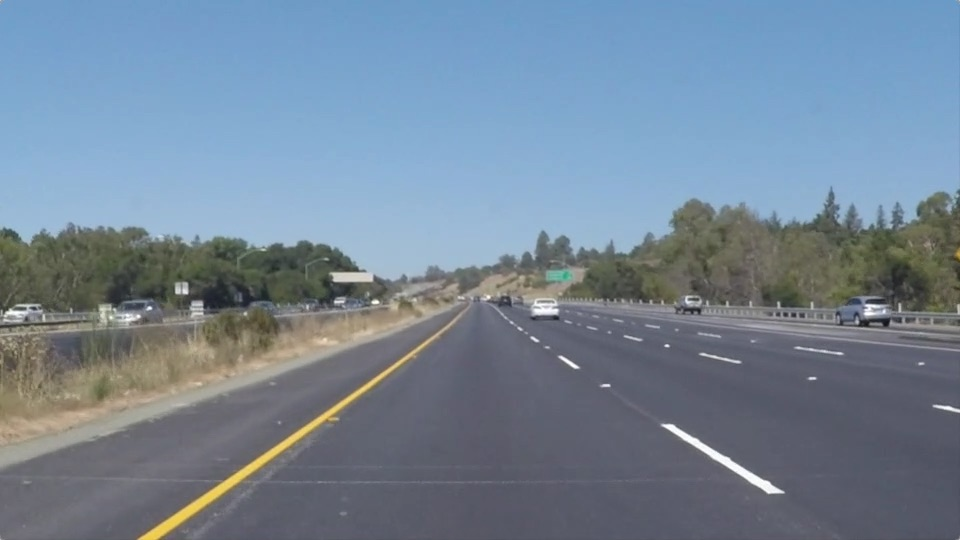
#> input picture test_images/solidYellowLeft.jpg, 960 x 540 px
$ jupyter execute --allow-errors P1.ipynb   (shell and % lines are left out)
#> lines starting #> are read from the running program, lines starting #| are printed output that depends on the picture; after the words box and inside, x2 and y2 are one past the last pixel; in counts of white or black regions, pixels touching at a corner belong together
# Self-Driving Car Engineer Nanodegree

## Project: **Finding Lane Lines on the Road**
***
In this project, you will use the tools you learned about in the lesson to identify lane lines on the road.  You can develop your pipeline on a series of individual images, and later apply the result to a video stream (really just a series of images). Check out the video clip "raw-lines-example.mp4" (also contained in this repository) to see what the output should look like after using the helper functions below.

Once you have a result that looks roughly like "raw-lines-example.mp4", you'll need to get creative and try to average and/or extrapolate the line segments you've detected to map out the full extent of the lane lines.  You can see an example of the result you're going for in the video "P1_example.mp4".  Ultimately, you would like to draw just one line for the left side of the lane, and one for the right.

In addition to implementing code, there is a brief writeup to complete. The writeup should be completed in a separate file, which can be either a markdown file or a pdf document. There is a [write up template](https://github.com/udacity/CarND-LaneLines-P1/blob/master/writeup_template.md) that can be used to guide the writing process. Completing both the code in the Ipython notebook and the writeup template will cover all of the [rubric points](https://review.udacity.com/#!/rubrics/322/view) for this project.

---
Let's have a look at our first image called 'test_images/solidWhiteRight.jpg'.  Run the 2 cells below (hit Shift-Enter or the "play" button above) to display the image.

**Note: If, at any point, you encounter frozen display windows or other confounding issues, you can always start again with a clean slate by going to the "Kernel" menu above and selecting "Restart & Clear Output".**

---

**The tools you have are color selection, region of interest selection, grayscaling, Gaussian smoothing, Canny Edge Detection and Hough Tranform line detection.  You  are also free to explore and try other techniques that were not presented in the lesson.  Your goal is piece together a pipeline to detect the line segments in the image, then average/extrapolate them and draw them onto the image for display (as below).  Once you have a working pipeline, try it out on the video stream below.**

---

<figure>

 <figcaption>
 <p></p>
 <p style="text-align: center;"> Your output should look something like this (above) after detecting line segments using the helper functions below </p>
 </figcaption>
</figure>
 <p></p>
<figure>

 <figcaption>
 <p></p>
 <p style="text-align: center;"> Your goal is to connect/average/extrapolate line segments to get output like this</p>
 </figcaption>
</figure>

**Run the cell below to import some packages.  If you get an `import error` for a package you've already installed, try changing your kernel (select the Kernel menu above --> Change Kernel).  Still have problems?  Try relaunching Jupyter Notebook from the terminal prompt.  Also, consult the forums for more troubleshooting tips.**

## Import Packages

[cell 1]
#importing some useful packages
import matplotlib.pyplot as plt
import matplotlib.image as mpimg
import numpy as np
import cv2

## Read in an Image

[cell 2]
#reading in an image
#image = mpimg.imread('test_images/solidWhiteRight.jpg')

#printing out some stats and plotting
#print('This image is:', type(image), 'with dimensions:', image.shape)
#plt.imshow(image)  # if you wanted to show a single color channel image called 'gray', for example, call as plt.imshow(gray, cmap='gray')

## Ideas for Lane Detection Pipeline

**Some OpenCV functions (beyond those introduced in the lesson) that might be useful for this project are:**

`cv2.inRange()` for color selection
`cv2.fillPoly()` for regions selection
`cv2.line()` to draw lines on an image given endpoints
`cv2.addWeighted()` to coadd / overlay two images
`cv2.cvtColor()` to grayscale or change color
`cv2.imwrite()` to output images to file
`cv2.bitwise_and()` to apply a mask to an image

**Check out the OpenCV documentation to learn about these and discover even more awesome functionality!**

## Helper Functions

Below are some helper functions to help get you started. They should look familiar from the lesson!

[cell 3]
import math

#All nuclear white
def mask_white(img):
    # Grab the x and y size and make a copy of the image
    ysize = img.shape[0]
    xsize = img.shape[1]
    color_select = np.copy(img)

    # Define color selection criteria
    ###### MODIFY THESE VARIABLES TO MAKE YOUR COLOR SELECTION
    red_threshold = 220
    green_threshold = 220
    blue_threshold = 220
    ######

    rgb_threshold = [red_threshold, green_threshold, blue_threshold]

    # Do a boolean or with the "|" character to identify
    # pixels below the thresholds
    thresholds = (img[:,:,0] < rgb_threshold[0]) \
                | (img[:,:,1] < rgb_threshold[1]) \
                | (img[:,:,2] < rgb_threshold[2])
    color_select[thresholds] = [0,0,0]
    return color_select

def mask_yellow_hsv(img):

    # Convert BGR to HSV
    hsv = cv2.cvtColor(img, cv2.COLOR_BGR2HSV)
    # define range of blue color in HSV
    lower = np.array([20,100,100])
    upper = np.array([100,255,255])
    # Threshold the HSV image to get only blue colors
    mask = cv2.inRange(hsv, lower, upper)
    res = cv2.bitwise_and(img,img, mask= mask)

    return cv2.cvtColor(res, cv2.COLOR_HSV2BGR)

# [7 lines left out: function mask_yellow, not called in this run]

def color_filter(img):
    color_filter = cv2.addWeighted(mask_white(img),1,mask_yellow_hsv(img),1,0)
    return cv2.cvtColor(color_filter, cv2.COLOR_BGR2GRAY)


# [18 lines left out: functions grayscale, hsv2bgr, not called in this run]
    # Or use BGR2GRAY if you read an image with cv2.imread()
    # return cv2.cvtColor(img, cv2.COLOR_BGR2GRAY)

def canny(img, low_threshold, high_threshold):
    """Applies the Canny transform"""
    return cv2.Canny(img, low_threshold, high_threshold)

def gaussian_blur(img, kernel_size):
    """Applies a Gaussian Noise kernel"""
    return cv2.GaussianBlur(img, (kernel_size, kernel_size), 0)

def region_of_interest(img, vertices):
    """
    Applies an image mask.

    Only keeps the region of the image defined by the polygon
    formed from `vertices`. The rest of the image is set to black.
    """
    #defining a blank mask to start with
    mask = np.zeros_like(img)

    #defining a 3 channel or 1 channel color to fill the mask with depending on the input image
    if len(img.shape) > 2:
        channel_count = img.shape[2]  # i.e. 3 or 4 depending on your image
        ignore_mask_color = (255,) * channel_count
    else:
        ignore_mask_color = 255

    #filling pixels inside the polygon defined by "vertices" with the fill color
    cv2.fillPoly(mask, vertices, ignore_mask_color)

    #returning the image only where mask pixels are nonzero
    masked_image = cv2.bitwise_and(img, mask)
    return masked_image


# [31 lines left out: functions draw_lines, hough_lines_original, not called in this run]

def hough_lines(img, rho, theta, threshold, min_line_len, max_line_gap):
    """
    `img` should be the output of a Canny transform.

    Returns an image with hough lines drawn.
    """
    lines = cv2.HoughLinesP(img, rho, theta, threshold, np.array([]), minLineLength=min_line_len, maxLineGap=max_line_gap)
    puntos_positivos = np.empty([0,2],dtype=float)
    puntos_negativos = np.empty([0,2],dtype=float)
    for line in lines:
        for x1,y1,x2,y2 in line:
            #Check for real finite points, not NaN, not inf
            if (np.isfinite(line).all()):
                pendiente = ((y2-y1)/(x2-x1))
                if (pendiente > 0.05):
                    puntos_positivos = np.concatenate((puntos_positivos,np.array([[x1,y1],[x2,y2]])))
                if(pendiente < -0.05):
                    puntos_negativos = np.concatenate((puntos_negativos,np.array([[x1,y1],[x2,y2]])))

    line_img = np.zeros((img.shape[0], img.shape[1], 3), dtype=np.uint8)
    altura_lineas = 290
    vx,vy,cx,cy = cv2.fitLine(puntos_positivos, cv2.DIST_FAIR, 0, 0.01, 0.01)
    if (np.isfinite([vx,vy,cx,cy]).all()):
        cv2.line(line_img, (int((img.shape[0]-cy)*(vx/vy)+cx), int(img.shape[0])), (int((altura_lineas-cy)*(vx/vy)+cx), altura_lineas), (255, 0, 0),thickness=5)
    #cv2.line(line_img, (int(cx-vx*w), int(cy-vy*w)), (int(cx+vx*w), int(cy+vy*w)), (255, 0, 0),thickness=5)
    #print (vx)
    #left_points = np.array([[vx,vy],[cx,cy]])
    vx,vy,cx,cy = cv2.fitLine(puntos_negativos, cv2.DIST_FAIR, 0, 0.01, 0.01)
    if (np.isfinite([vx,vy,cx,cy]).all()):
        cv2.line(line_img, (int((img.shape[0]-cy)*(vx/vy)+cx), int(img.shape[0])), (int((altura_lineas-cy)*(vx/vy)+cx), altura_lineas), (0, 0, 255),thickness=5)
    #right_points = np.array([[vx,vy],[cx,cy]])
    return line_img

# Python 3 has support for cool math symbols.

# [13 lines left out: function weighted_img, not called in this run]

## Test Images

Build your pipeline to work on the images in the directory "test_images"
**You should make sure your pipeline works well on these images before you try the videos.**

[cell 4]
import os
os.listdir("test_images/")

## Build a Lane Finding Pipeline

Build the pipeline and run your solution on all test_images. Make copies into the `test_images_output` directory, and you can use the images in your writeup report.

Try tuning the various parameters, especially the low and high Canny thresholds as well as the Hough lines parameters.

[cell 5]
# TODO: Build your pipeline that will draw lane lines on the test_images
# then save them to the test_images directory.

#image = mpimg.imread('./test_images/solidYellowLeft.jpg')

def load_image(image_path):
    image = mpimg.imread(image_path)
    return image

def save_image(img, img_path):
    mpimg.imsave(img_path, img)
    print('Image saved: ', img_path)
    return

def find_lanes_pipeline(image):
    imshape = image.shape
    color_filtered = color_filter(image)

    # Define a kernel size and apply Gaussian smoothing
    blur_gray_image = gaussian_blur(color_filtered,9)
    # Define our parameters for Canny and apply
    edges = canny(blur_gray_image,40,60)
    # Next we'll create a masked edges image using cv2.fillPoly()
    vertices = np.array([[(0,imshape[0]),(470, 300), (505, 300), (imshape[1],imshape[0])]], dtype=np.int32)
    masked_image = region_of_interest(edges,vertices)
    # Run Hough on edge detected image
    lane_lines = hough_lines(masked_image,2,np.pi/180,1,100,125)
    # Draw the lines on the edge image
    lines_over_original = cv2.addWeighted(lane_lines, 0.8, image, 1, 0)
    #plt.imshow(lines_over_original)


    return lines_over_original

def plot_image_demo(img):
    plt.imshow(img)
    i = 0
    while os.path.exists("./demo_images/demo%s.jpg" % i):
        i += 1
    save_image(img, "./demo_images/demo%s.jpg" % i)
    plt.show()

    return img
def find_lanes_demo(img):
    imshape = img.shape
    plot_image_demo(mask_white(img))
    plot_image_demo(mask_yellow_hsv(img))
    pipeline =  plot_image_demo(cv2.addWeighted(mask_white(img),1,mask_yellow_hsv(img),1,0))
    pipeline = plot_image_demo(gaussian_blur(pipeline,9))
    pipeline = plot_image_demo(canny(pipeline,40,60))
    vertices = np.array([[(0,imshape[0]),(470, 300), (505, 300), (imshape[1],imshape[0])]], dtype=np.int32)
    pipeline = region_of_interest(pipeline,vertices)
    pipeline = plot_image_demo(hough_lines(pipeline,2,np.pi/180,1,50,150))
    pipeline = plot_image_demo(cv2.addWeighted(pipeline, 0.8, img, 1, 0))


img = mpimg.imread('test_images/solidYellowLeft.jpg')
#> img is the input picture: shape (540, 960, 3); mean R, G, B 116.5, 133.6, 150.8
find_lanes_demo(img)
#> in mask_white, `thresholds = (img[:,:,0] < rgb_threshold[0]) \ | (img[:,:,1] < rgb_thr..`:
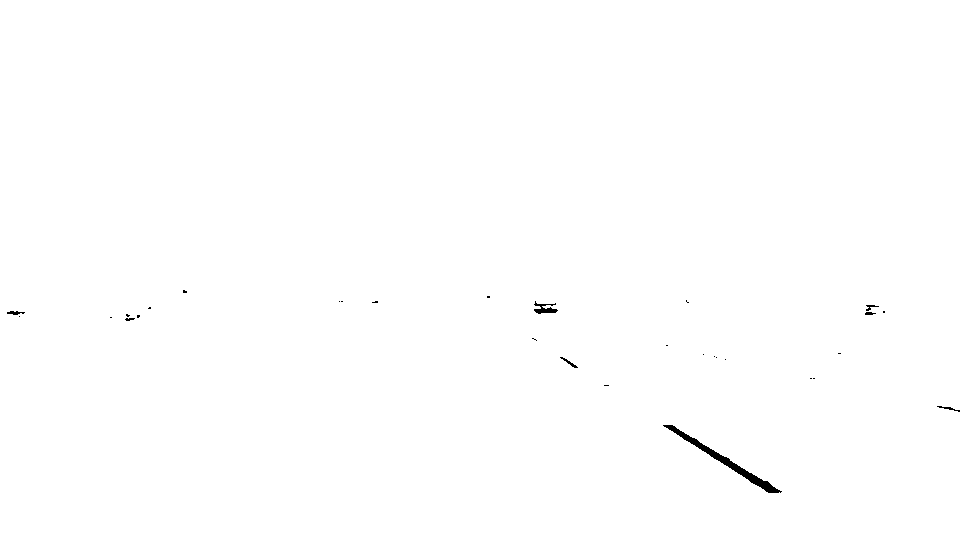
#> thresholds: shape (540, 960) bool; 99.8% white; 30 black regions (22 under 20 px), largest, box (x1, y1, x2, y2) and area: (663, 425, 782, 493) 836, (534, 301, 558, 314) 146, (560, 357, 578, 368) 46
#> in save_image (call 5), `mpimg.imsave(img_path, img)`:
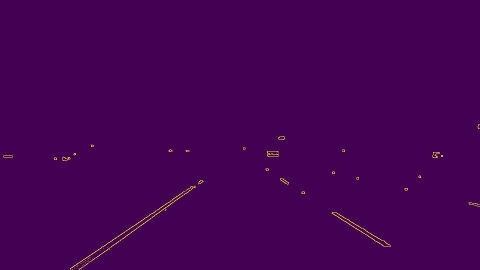
#> saved as demo5.jpg: shape (540, 960, 3) (shown at 1/2 size); mean R, G, B 68.7, 0.9, 82.9
#> in region_of_interest, `cv2.fillPoly(mask, vertices, ignore_mask_color)`:
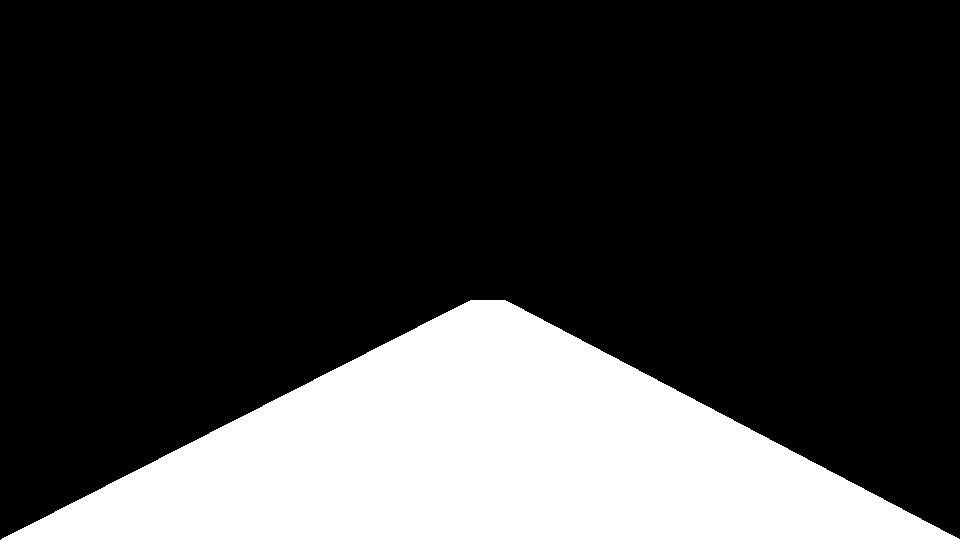
#> mask: shape (540, 960); 23.1% white; 1 white region, box (x1, y1, x2, y2) and area: (1, 300, 960, 540) 119623
#> in region_of_interest, `masked_image = cv2.bitwise_and(img, mask)`:
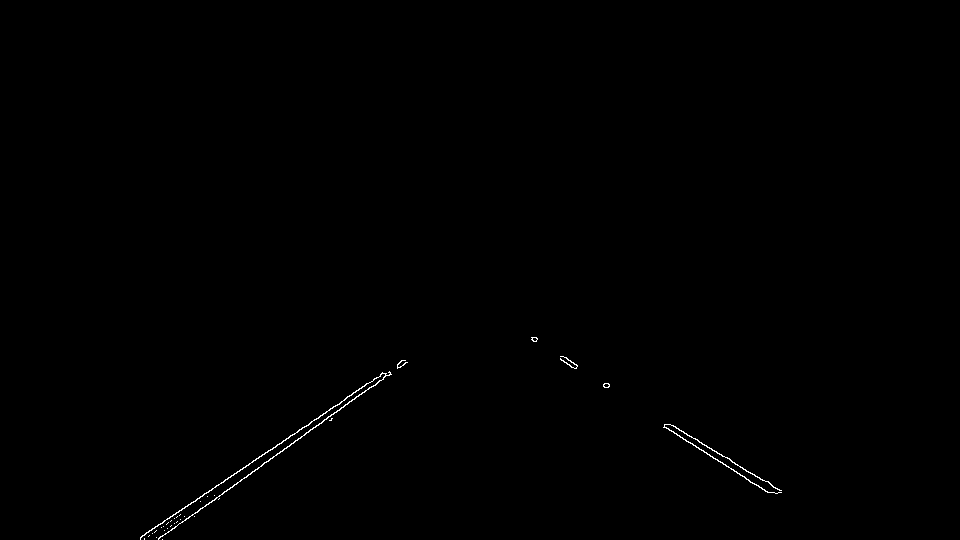
#> masked_image: shape (540, 960); 0.25% white in thin lines or dots, all inside (x1, y1, x2, y2) = (140, 337, 782, 540)
#> in hough_lines, `lines = cv2.HoughLinesP(img, rho, theta, threshold, np.array([]), minL..`: lines = 23 rows, first 6: [531, 339, 770, 483], [197, 498, 406, 362], [146, 532, 407, 362], [162, 539, 382, 373], [298, 430, 358, 396], [289, 436, 339, 410]
#> the loop in hough_lines, `for line in lines:` made 23 passes
#> in hough_lines, `cv2.line(line_img, (int((img.shape[0]-cy)*(vx/vy)+cx), int(img.shape[0..`:
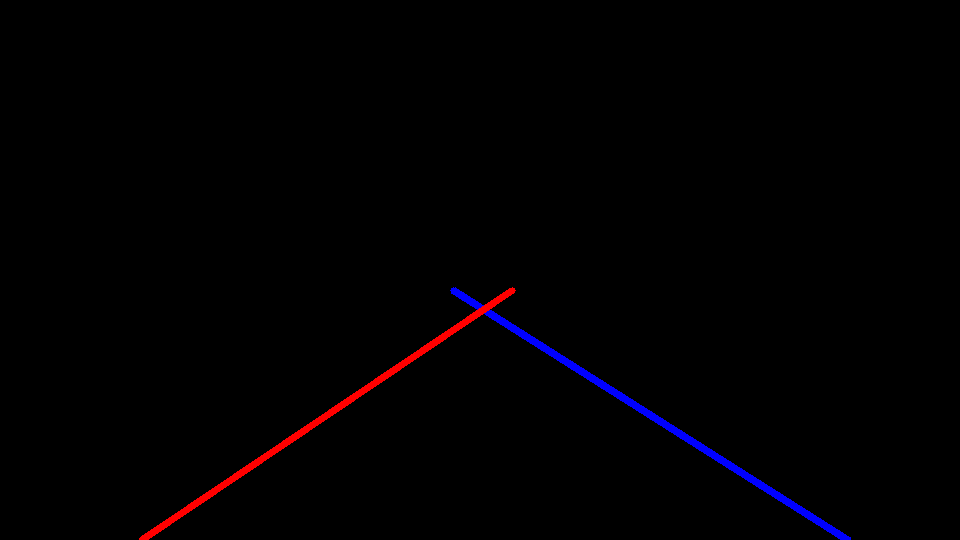
#> line_img: shape (540, 960, 3); mean of channels 0, 1, 2 1.7, 0, 1.5; drawn as B, G, R
#> in save_image (call 6), `mpimg.imsave(img_path, img)`:
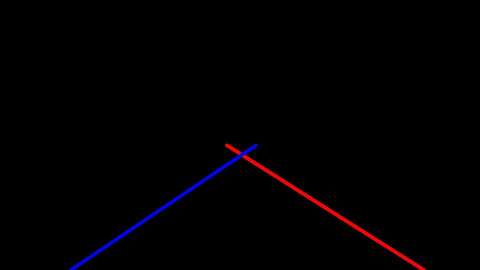
#> saved as demo6.jpg: shape (540, 960, 3) (shown at 1/2 size); mean R, G, B 1.7, 0.1, 1.6
#> in plot_image_demo (call 7), `save_image(img, "./demo_images/demo%s.jpg" % i)`:
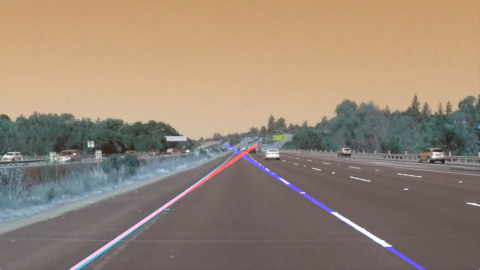
#> img: shape (540, 960, 3) (shown at 1/2 size); mean of channels 0, 1, 2 117.2, 133.6, 151.6; drawn as B, G, R

[cell 6]
for test_image in os.listdir("test_images/"):
    img = mpimg.imread('test_images/' + test_image)
    plt.imshow(find_lanes_pipeline(img))
#> in region_of_interest (call 2), `masked_image = cv2.bitwise_and(img, mask)`:
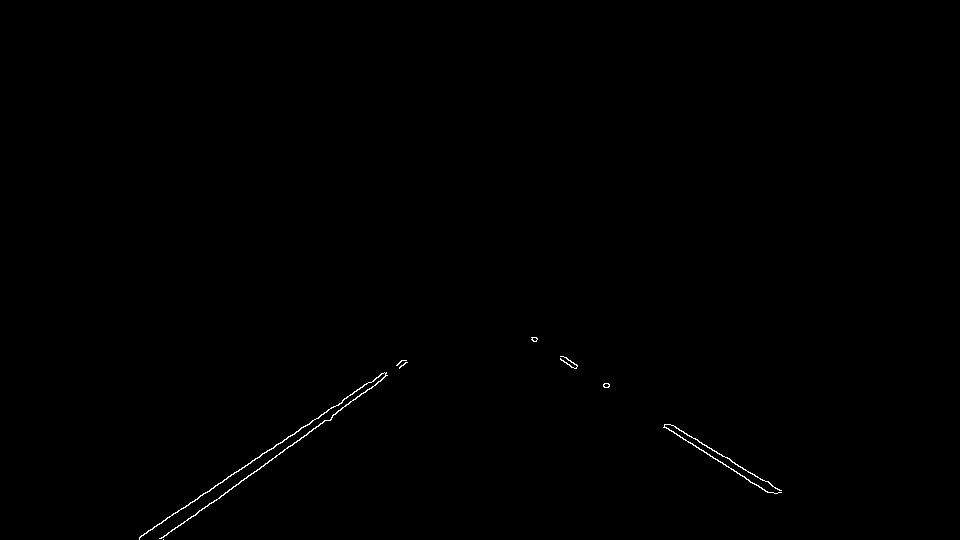
#> masked_image: shape (540, 960); 0.25% white in thin lines or dots, all inside (x1, y1, x2, y2) = (139, 337, 782, 540)
#> call 2 of hough_lines, with rho = 2, theta = 0.0175, threshold = 1, min_line_len = 100, max_line_gap = 125
#> in hough_lines (call 2), `lines = cv2.HoughLinesP(img, rho, theta, threshold, np.array([]), minL..`: lines = [[667, 424, 781, 490], [163, 539, 406, 362], [163, 537, 386, 375], [535, 337, 752, 483], [533, 337, 713, 458], [140, 536, 402, 360], [603, 386, 769, 482], [532, 339, 663, 427], [608, 383, 733, 470], [163, 520, 273, 448]]
#> the loop in hough_lines (call 2), `for line in lines:` made 10 passes
#> in hough_lines (call 2), `cv2.line(line_img, (int((img.shape[0]-cy)*(vx/vy)+cx), int(img.shape[0..`:
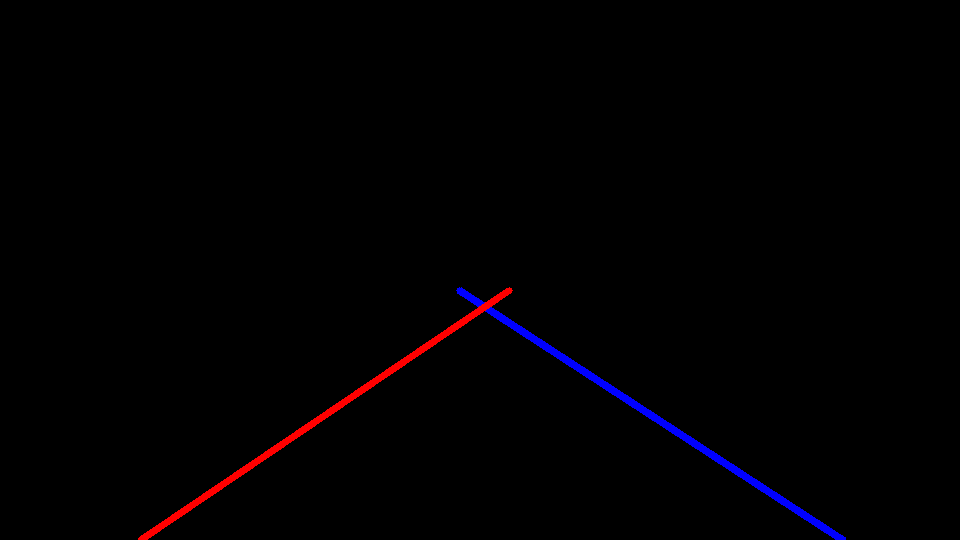
#> line_img: shape (540, 960, 3); mean of channels 0, 1, 2 1.6, 0, 1.5; drawn as B, G, R
